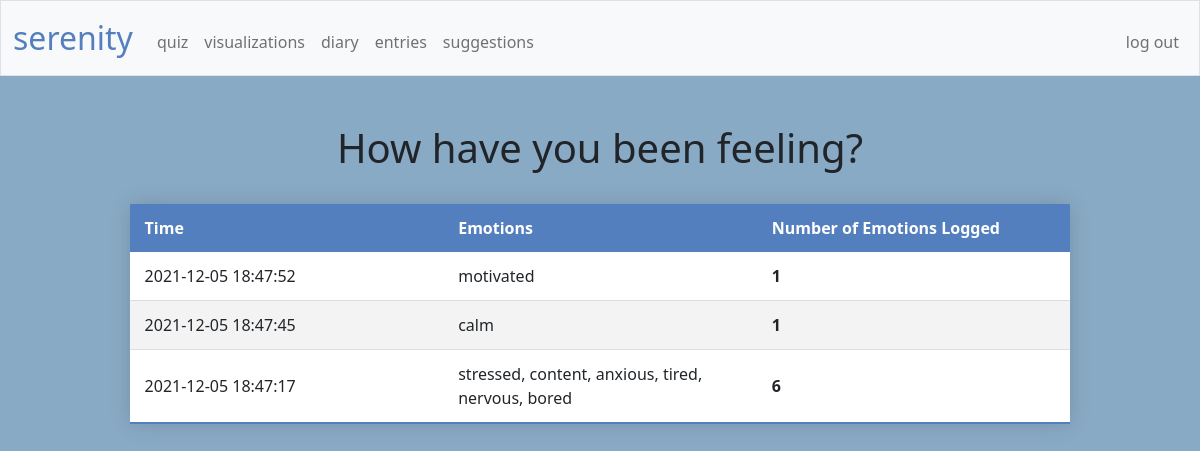
Page /viz (signed in) on the earlier database version.
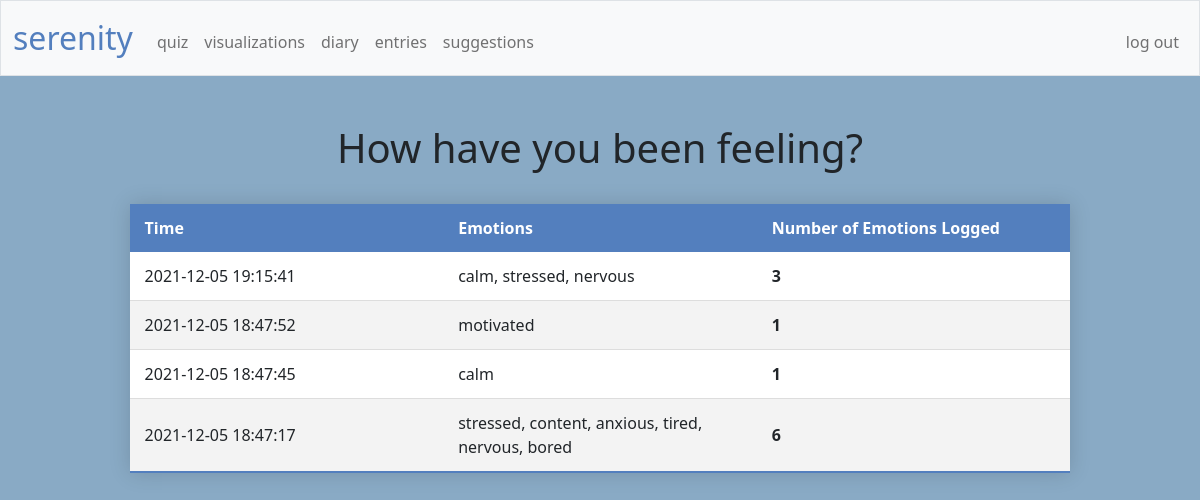
Same page on the later database version.
### tables this page shows
CREATE TABLE 'emotions' ('id' INTEGER PRIMARY KEY AUTOINCREMENT NOT NULL, 'user_id' INTEGER NOT NULL, 'time' DATETIME NOT NULL DEFAULT CURRENT_TIMESTAMP, 'emotionlist' TEXT);

### app.py (the view)
@app.route("/viz")
@login_required
def viz():
    emotionlog = db.execute(
        "SELECT time, emotionlist FROM emotions WHERE user_id = ? ORDER BY time DESC", session["user_id"])
    return render_template("viz.html", emotionlog=emotionlog, string_word_count=string_word_count)

### app.py (called while the page is built)
@app.after_request
def after_request(response):
    response.headers["Cache-Control"] = "no-cache, no-store, must-revalidate"
    response.headers["Expires"] = 0
    response.headers["Pragma"] = "no-cache"
    return response

### helpers.py (called while the page is built)
def login_required(f):
    @wraps(f)
    def decorated_function(*args, **kwargs):
        if session.get("user_id") is None:
            return redirect("/login")
        return f(*args, **kwargs)
    return decorated_function

def string_word_count(s):
    return s.count(",") + 1

### templates/viz.html (shortened to what this page needs)
{% extends "layout.html" %}
{% block main %}
    <body class="background">
        <header><h1 style="text-align:center">How have you been feeling?</h1></header>
        <br>
        <table class="styled-table">
            <thead>
                <tr>
                    <th>Time</th>
                    <th>Emotions</th>
                    <th>Number of Emotions Logged</th>
                </tr>
            </thead>
            <tbody>
                {% for e in emotionlog %}
                <tr>
                    <td>{{ e["time"] }}</td>
                    <td>{{ e["emotionlist"] }}</td>
                    <th>{{ string_word_count(e["emotionlist"]) }}</th>
                </tr>
                {% endfor %}
            </tbody>
        </table>
    </body>
{% endblock %}

### templates/layout.html (shortened to what this page needs)
<!DOCTYPE html>
<html lang="en">
    <head>
        <link href="https://cdn.jsdelivr.net/npm/bootstrap@5.1.3/dist/css/bootstrap.min.css" rel="stylesheet">
        <link href="/static/styles.css" rel="stylesheet">
    </head>
    <body>
        <nav class="bg-light border navbar navbar-expand-md navbar-light">
            <div class="container-fluid">
                <a class="navbar-brand" href="/"><span class="blue">serenity</span></a>
                <div class="collapse navbar-collapse" id="navbar">
                    {% if session["user_id"] %}
                        <ul class="navbar-nav me-auto mt-2">
                            <li class="nav-item"><a class="nav-link" href="/quiz">quiz</a></li>
                            <li class="nav-item"><a class="nav-link" href="/viz">visualizations</a></li>
                            <li class="nav-item"><a class="nav-link" href="/diary">diary</a></li>
                            <li class="nav-item"><a class="nav-link" href="/entries">entries</a></li>
                            <li class="nav-item"><a class="nav-link" href="/suggest">suggestions</a></li>
                        </ul>
                        <ul class="navbar-nav ms-auto mt-2">
                            <li class="nav-item"><a class="nav-link" href="/logout">log out</a></li>
                        </ul>
                    {% else %}
                        <ul class="navbar-nav ms-auto mt-2">
                            <li class="nav-item"><a class="nav-link" href="/register">register</a></li>
                            <li class="nav-item"><a class="nav-link" href="/login">log in</a></li>
                        </ul>
                    {% endif %}
                </div>
            </div>
        </nav>
        <main class="container-fluid py-5 text-center">
            {% block main %}{% endblock %}
        </main>
    </body>
</html>

### static/styles.css (style rules this page uses)
body { font-size: 1rem; font-weight: 400; line-height: 1.5; margin: 0; text-align: left; }
nav .navbar-brand { font-size: xx-large; }
nav .navbar-brand .blue { color: #537fbe; }
.styled-table { border-collapse: collapse; background-color: transparent; margin: auto; margin-bottom: 1rem; width: 80%; table-layout: fixed; min-width: 400px; box-shadow: 0 0 20px rgba(0, 0, 0, 0.15); }
.styled-table thead tr { background-color: #537fbe; color: #ffffff; text-align: left; }
.styled-table th, .styled-table td { padding: 12px 15px; text-align: left; }
.styled-table tbody tr { border-bottom: 1px solid #dddddd; }
.styled-table tbody tr:nth-of-type(odd) { background-color: #ffffff; }
.styled-table tbody tr:nth-of-type(even) { background-color: #f3f3f3; }
.styled-table tbody tr:last-of-type { border-bottom: 2px solid #537fbe; }
.background { background-color: #89aac5; }

Differences in the rows shown:
added emotions: time "2021-12-05 19:15:41", emotionlist "calm, stressed, nervous", emotionlist "3"
